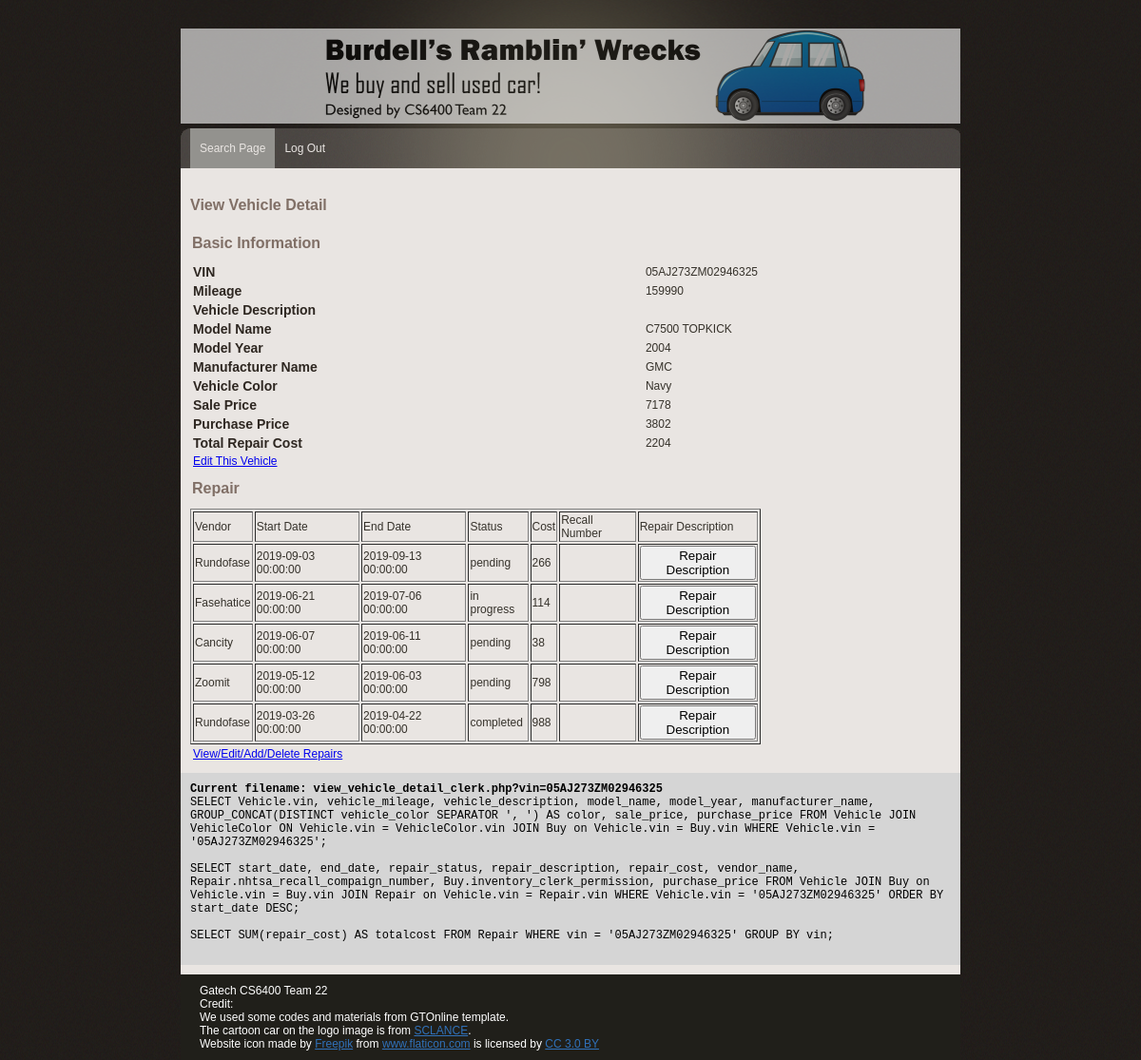
The page /Phase_3/view_vehicle_detail_clerk.php?vin=05AJ273ZM02946325 (signed in) on the database its author committed.
### tables this page shows
CREATE TABLE Buy (
  vin varchar(50) NOT NULL,
  customer_id varchar(50) NOT NULL,
  inventory_clerk_permission varchar(50) NOT NULL,
  purchase_date timestamp NOT NULL,
  purchase_price decimal NOT NULL,
  purchase_condition varchar(50) NOT NULL,
  KBB_value decimal NOT NULL,
  UNIQUE (vin, inventory_clerk_permission, customer_id),
  PRIMARY KEY (vin),
  FOREIGN KEY (vin)
    REFERENCES Vehicle (vin),
  FOREIGN KEY (inventory_clerk_permission)
    REFERENCES InventoryClerk (inventory_clerk_permission),
  FOREIGN KEY (customer_id)
    REFERENCES Customer (customer_id)
);

CREATE TABLE Vehicle (
  vin varchar(50) NOT NULL,
  vehicle_mileage int NOT NULL,
  vehicle_description varchar(250) NULL,
  model_name varchar(50) NOT NULL,
  model_year int NOT NULL,
  type_name varchar(50) NOT NULL,
  manufacturer_name varchar(50) NOT NULL,
  sale_price decimal NOT NULL,
  PRIMARY KEY (vin),
  FOREIGN KEY (type_name)
    REFERENCES VehicleType (type_name),
  FOREIGN KEY (manufacturer_name)
    REFERENCES Manufacturer (manufacturer_name)
);

CREATE TABLE Repair (
  vin varchar(50) NOT NULL,
  start_date timestamp NOT NULL,
  end_date timestamp NOT NULL,
  repair_status varchar(50) NOT NULL,
  repair_description varchar(250) NULL,
  vendor_name varchar(50) NOT NULL,
  repair_cost decimal NOT NULL,
  nhtsa_recall_compaign_number varchar(50) NULL,
  inventory_clerk_permission varchar(50) NOT NULL,
  PRIMARY KEY (vin, start_date),
  FOREIGN KEY (vin)
    REFERENCES Vehicle (vin),
  FOREIGN KEY (vendor_name)
    REFERENCES Vendor (vendor_name),
  FOREIGN KEY (nhtsa_recall_compaign_number)
    REFERENCES Recall (nhtsa_recall_compaign_number)
);

### Phase_3/view_vehicle_detail_clerk.php (the view, shortened to what this page needs)
<?php
include('lib/common.php');
    $enteredVIN = $_GET['vin'];
    $query = "SELECT Vehicle.vin, vehicle_mileage, vehicle_description, model_name, model_year,
    manufacturer_name, GROUP_CONCAT(DISTINCT vehicle_color SEPARATOR ', ') AS color, sale_price, purchase_price
    FROM Vehicle JOIN VehicleColor ON Vehicle.vin = VehicleColor.vin
		JOIN Buy on Vehicle.vin = Buy.vin
    WHERE Vehicle.vin = '$enteredVIN'";
		$result = mysqli_query($db, $query);
		$result1 = $result;
    $query = "SELECT start_date, end_date, repair_status, repair_description, repair_cost, vendor_name, Repair.nhtsa_recall_compaign_number, Buy.inventory_clerk_permission, purchase_price
    FROM Vehicle JOIN Buy on Vehicle.vin = Buy.vin
    JOIN Repair on Vehicle.vin = Repair.vin
    WHERE Vehicle.vin = '$enteredVIN' ORDER BY start_date DESC";
    $result = mysqli_query($db, $query);
		$result5 = $result;
		$query = "SELECT SUM(repair_cost) AS totalcost FROM Repair WHERE vin = '$enteredVIN' GROUP BY vin";
    $result = mysqli_query($db, $query);
		$result3 = $result;
    if (!is_bool($result1) && (mysqli_num_rows($result1) > 0) ) {
        $row = mysqli_fetch_array($result1, MYSQLI_ASSOC);
    } else {
        array_push($error_msg,  "Query ERROR: Failed to fetch Vehicle Detail Information... <br>".  __FILE__ ." line:". __LINE__ );
    }
		if (!is_bool($result3) && (mysqli_num_rows($result3) > 0) ) {
        $row3 = mysqli_fetch_array($result3, MYSQLI_ASSOC);
    } else {
        array_push($error_msg,  "Query ERROR: Failed to fetch Vehicle Detail Information... <br>".  __FILE__ ." line:". __LINE__ );
    }
?>
<?php include("lib/header.php"); ?>
		<link rel="stylesheet" href="https://ajax.googleapis.com/ajax/libs/jqueryui/1.11.4/themes/smoothness/jquery-ui.css">
	</head>
	<body>
    	<div id="main_container">
        <?php include("lib/menu.php"); ?>
			<div class="center_content">
				<div class="center_left">
					<div class="features">
                           <div class="View vehicle detail section">
							<div class="subtitle">View Vehicle Detail</div>
              <table>
                <th class="subtitle">Basic Information</th>
                  <tr>
                      <td class="item_label">VIN</td>
                      <td>
                          <?php print $row['vin']; ?>
                      </td>
                  </tr>
                  <tr>
                      <td class="item_label">Mileage</td>
                      <td>
                          <?php print $row['vehicle_mileage'];?>
                      </td>
                  </tr>
                  <tr>
                      <td class="item_label">Vehicle Description</td>
                      <td>
                      </td>
                  </tr>
                  <tr>
                      <td class="item_label">Model Name</td>
                      <td>
                          <?php print $row['model_name'];?>
                      </td>
                  </tr>
                  <tr>
                      <td class="item_label">Model Year</td>
                      <td>
                          <?php print $row['model_year'];?>
                      </td>
                  </tr>
                  <tr>
                      <td class="item_label">Manufacturer Name</td>
                      <td>
                          <?php print $row['manufacturer_name'];?>
                      </td>
                  </tr>
                  <tr>
                      <td class="item_label">Vehicle Color</td>
                      <td>
                          <?php print $row['color'];?>
                      </td>
                  </tr>
                  <tr>
                      <td class="item_label">Sale Price</td>
                      <td>
                          <?php print $row['sale_price'];?>
                      </td>
                  </tr>
									<tr>
                      <td class="item_label">Purchase Price</td>
                      <td>
                          <?php print $row['purchase_price'];?>
                      </td>
                  </tr>
									<tr>
                      <td class="item_label">Total Repair Cost</td>
                      <td>
                          <?php
													if (empty($row3['totalcost'])){
														$row3['totalcost'] = '0';
														print $row3['totalcost'];
													} else {
														print $row3['totalcost'];
													}
													?>
                      </td>
                  </tr>
									<?php
									print "<tr>";
									$get_url3="view_vehicle.php?view=View&vin={$enteredVIN}";
									print "<td><a href={$get_url3}>Edit This Vehicle</a></td>";
									print "</tr>";
									?>
                  <th class="subtitle">Repair</th>
								</table>
									<table>
									<table border='1'>
									<tr>
									<td>Vendor</td>
									<td>Start Date</td>
									<td>End Date</td>
									<td>Status</td>
									<td>Cost</td>
									<td>Recall Number</td>
									<td>Repair Description</td>
									</tr>
									<?php
										$button_num = 1;
										while ($row5 = mysqli_fetch_array($result5, MYSQLI_ASSOC)) {
									?>
									<tr>
									<td><?php echo $row5['vendor_name'] ?></td>
									<td><?php echo $row5['start_date'] ?></td>
									<td><?php echo $row5['end_date'] ?></td>
									<td><?php echo $row5['repair_status']?></td>
									<td><?php echo $row5['repair_cost'] ?></td>
									<td><?php echo $row5['nhtsa_recall_compaign_number'] ?></td>
									<td>
									<button id=<?php echo '"' . "b" . "$button_num" . '"'; ?>>Repair Description</button>
									</td>
									</tr>
									<?php $button_num = $button_num + 1;
									} ?>
									</table>
								<table>
									<?php
									print "<tr>";
                  $get_url0="view_repair.php?vin={$enteredVIN}";
                  print "<td><a href={$get_url0}>View/Edit/Add/Delete Repairs</a></td>";
                  print "</tr>";
?>
              </table>
                          </div>
					 </div>
				</div>
                <?php include("lib/error.php"); ?>
			</div>
               <?php include("lib/footer.php"); ?>
		</div>
	</body>
</html>

### Phase_3/css/gtonline_style.css (style rules this page uses)
body { background:url(../img/bg.gif) repeat #000000; padding:0; font-family: Verdana, Geneva, sans-serif; font-size:12px; margin:auto auto auto auto; color:#36322b; }
table { width: 100%; }
th, td { padding: 1px; text-align: left; }
#main_container { width:820px; height:auto; margin:auto; padding:0px; }
.item_label { font-family: Verdana, Geneva, sans-serif; width:140px; font-weight:bold; font-size:14px; color:#2e2721; }
.subtitle { width: 600px; font-family: Verdana, Geneva, sans-serif; font-weight:bold; font-size:16px; color:#806F66; padding:10px 0px 10px 0px; }
.center_content { width:820px; height:auto; padding:10px 0px 10px 0px; clear:both; background-color:#E9E5E2; }
.center_left { width:600px; float:left; padding:10px 10px 10px 10px; }

### rows shown on the page
buy: vin.vin "05AJ273ZM02946325", vin.vehicle_mileage "159990", vin.model_name "C7500 TOPKICK", vin.model_year "2004", vin.manufacturer_name "GMC", vin.sale_price "7178", purchase_price "3802"
repair: vendor_name "Rundofase", start_date "2019-09-03 00:00:00", end_date "2019-09-13 00:00:00", repair_status "pending", repair_cost "266"
repair: vendor_name "Fasehatice", start_date "2019-06-21 00:00:00", end_date "2019-07-06 00:00:00", repair_status "in progress", repair_cost "114"
repair: vendor_name "Cancity", start_date "2019-06-07 00:00:00", end_date "2019-06-11 00:00:00", repair_status "pending", repair_cost "38"
repair: vendor_name "Zoomit", start_date "2019-05-12 00:00:00", end_date "2019-06-03 00:00:00", repair_status "pending", repair_cost "798"
repair: vendor_name "Rundofase", start_date "2019-03-26 00:00:00", end_date "2019-04-22 00:00:00", repair_status "completed", repair_cost "988"

### other values the page prints
$row['color'] "Navy"
$row3['totalcost'] "2204"
$query "Current filename: view_vehicle_detail_clerk.php?vin=05AJ273ZM02946325"
$query "SELECT SUM(repair_cost) AS totalcost FROM Repair WHERE vin = '05AJ273ZM02946325' GROUP BY vin;"
